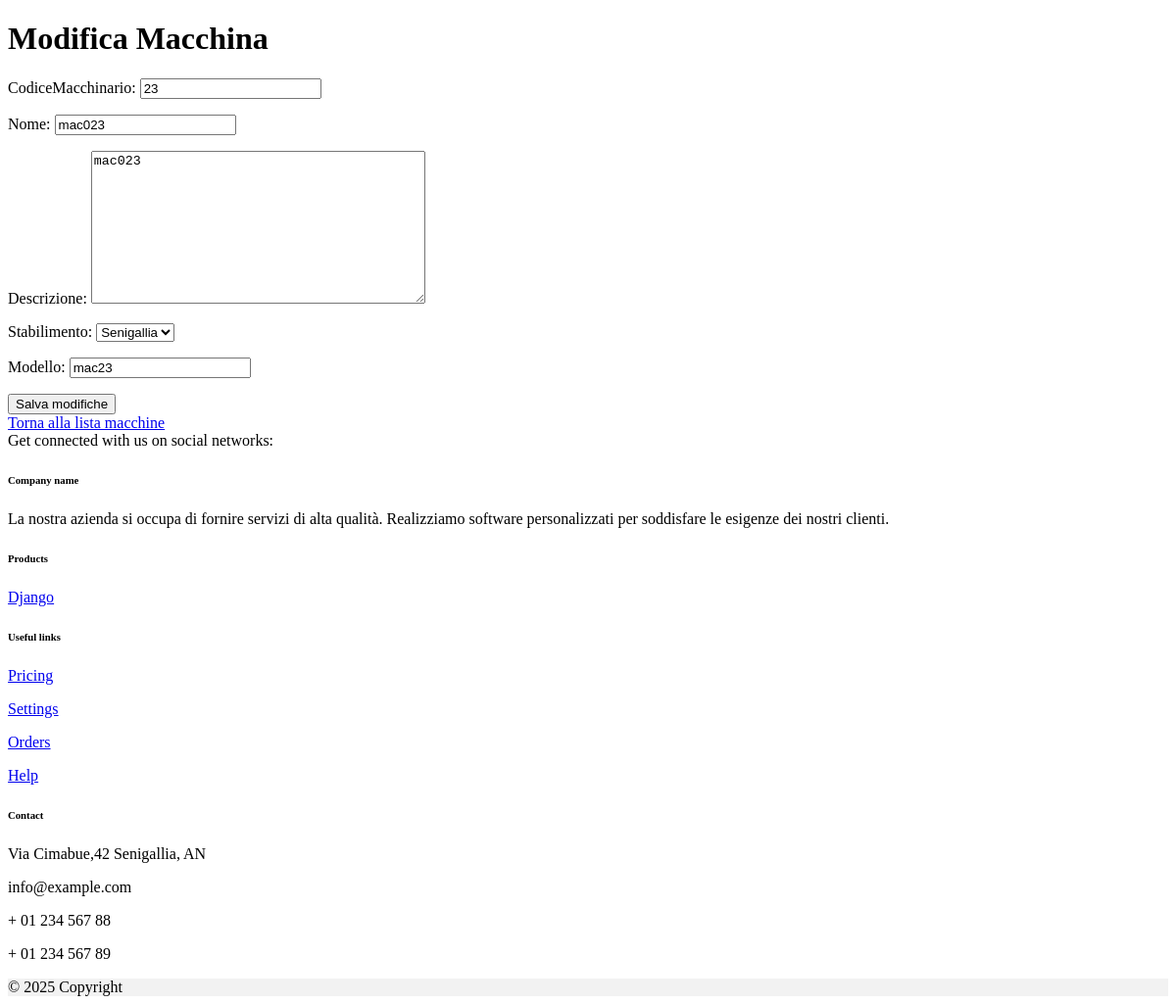
The page /macchine/modifica/23/ on the database as committed earlier.
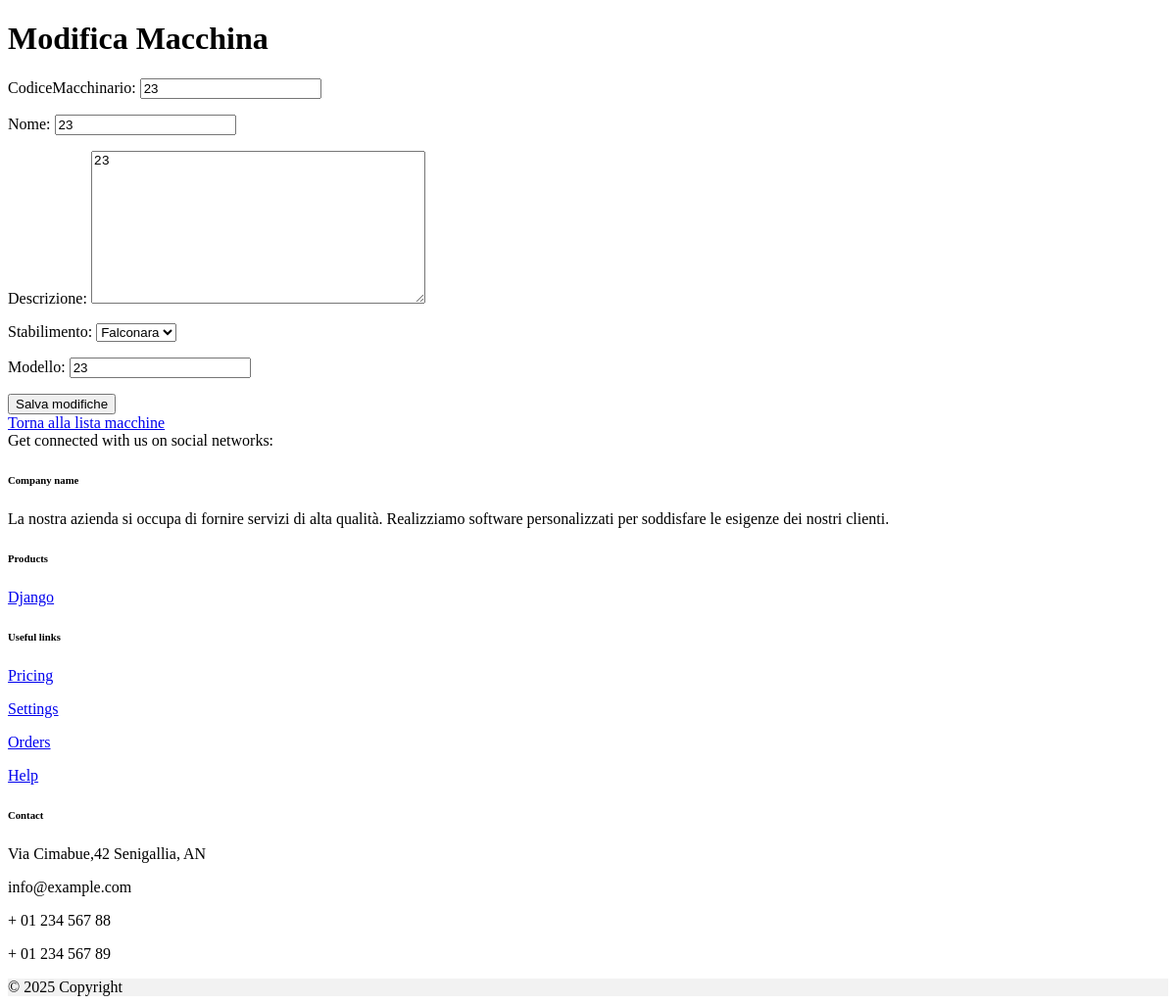
The same page on the database as committed later.
### gestione/models.py (models this page shows, shortened)
class Macchinario(models.Model):
    codiceMacchinario = models.CharField(max_length=100,primary_key=True)
    nome = models.CharField(max_length=100)
    descrizione = models.TextField()
    stabilimento = models.ForeignKey(Stabilimento,related_name='macchinario',on_delete=models.CASCADE)
    modello = models.CharField(max_length=24)

class Stabilimento(models.Model):
      nome = models.CharField(max_length=100)
      descrizione = models.TextField()
      def __str__(self): #lo inserisco per poter visualizzare il nome dell'azienda come chiave esterna invece che object(13) come formato
         return f"{self.nome}"

### gestione/views.py (the view)
# urls.py: path('macchine/modifica/<int:pk>/', modifica_macchina, name='modifica_macchina'),
def modifica_macchina(request, pk):
    macchina = Macchinario.objects.get(pk=pk)
    if request.method == 'POST':
        form = MacchinarioForm(request.POST, instance=macchina)
        if form.is_valid():
            form.save()
            return redirect('lista_macchine')
    else:
        form = MacchinarioForm(instance=macchina)
    return render(request, 'gestione/modifica_macchina.html', {'form': form})

### gestione/forms.py
class MacchinarioForm(forms.ModelForm):
    class Meta:
        model = Macchinario
        fields = '__all__'

### gestione/templates/gestione/modifica_macchina.html (shortened to what this page needs)
<!DOCTYPE html>
<html lang="it">
<head>
</head>
<body>
    <h1>Modifica Macchina</h1>
    <form method="post">
        {{ form.as_p }}
        <button type="submit">Salva modifiche</button>
    </form>
    <a href="{% url 'lista_macchine' %}">Torna alla lista macchine</a>
<footer class="text-center text-lg-start bg-body-tertiary text-muted">
    <section class="d-flex justify-content-center justify-content-lg-between p-4 border-bottom">
      <div class="me-5 d-none d-lg-block">
        <span>Get connected with us on social networks:</span>
      </div>
    </section>
    <section class="">
      <div class="container text-center text-md-start mt-5">
        <div class="row mt-3">
          <div class="col-md-3 col-lg-4 col-xl-3 mx-auto mb-4">
            <h6 class="text-uppercase fw-bold mb-4">
              Company name
            </h6>
            <p>
              La nostra azienda si occupa di fornire servizi di alta qualità.
             Realizziamo software personalizzati per soddisfare le esigenze dei nostri clienti.
            </p>
          </div>
          <div class="col-md-2 col-lg-2 col-xl-2 mx-auto mb-4">
            <h6 class="text-uppercase fw-bold mb-4">
              Products
            </h6>
            <p>
              <a href="#!" class="text-reset">Django</a>
            </p>
          </div>
          <div class="col-md-3 col-lg-2 col-xl-2 mx-auto mb-4">
            <h6 class="text-uppercase fw-bold mb-4">
              Useful links
            </h6>
            <p>
              <a href="#!" class="text-reset">Pricing</a>
            </p>
            <p>
              <a href="#!" class="text-reset">Settings</a>
            </p>
            <p>
              <a href="#!" class="text-reset">Orders</a>
            </p>
            <p>
              <a href="#!" class="text-reset">Help</a>
            </p>
          </div>
          <div class="col-md-4 col-lg-3 col-xl-3 mx-auto mb-md-0 mb-4">
            <h6 class="text-uppercase fw-bold mb-4">Contact</h6>
            <p> Via Cimabue,42 Senigallia, AN </p>
            <p>
              info@example.com
            </p>
            <p> + 01 234 567 88</p>
            <p> + 01 234 567 89</p>
          </div>
        </div>
      </div>
    </section>
    <div class="text-center p-4" style="background-color: rgba(0, 0, 0, 0.05);">
      © 2025 Copyright
    </div>
  </footer>
</body>
</html>

Rows that differ between the two databases and show on the page:
changed Macchinario id 23: nome "mac023" → "23"; descrizione "mac023" → "23"; stabilimento "Senigallia" → "Falconara"; modello "mac23" → "23"
